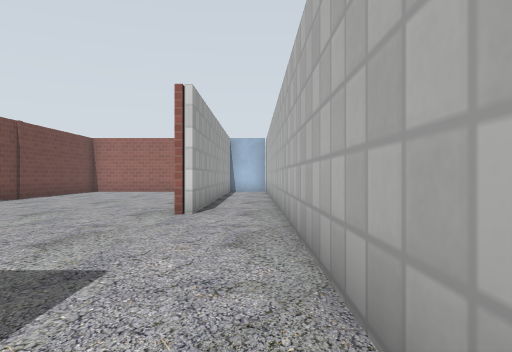
view 1 (above)

13 first-person views from a walk through a world built for the Gazebo simulator. The camera is 0.72 m above the floor, looks level and sees 70° across. The floor is counted in squares, 1 m on a side. Each view is taken from the middle of a square. On the plan, view 1 faces up. The plan holds only what a view shows up to about 11 squares ahead; the rest is blank. Gazebo's built-in surfaces are drawn with simple patterns.

view 2
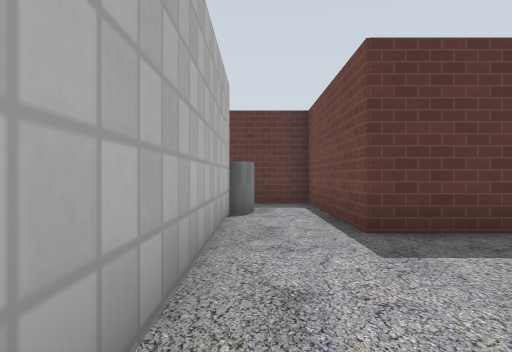

view 3
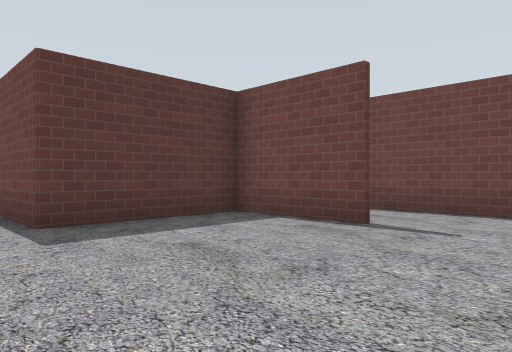

view 4
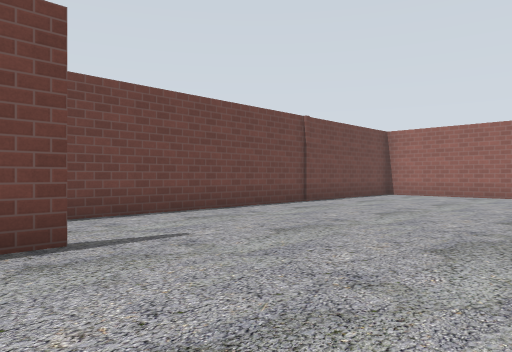

view 5
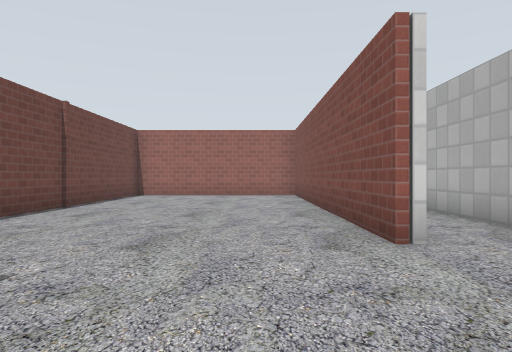

view 6
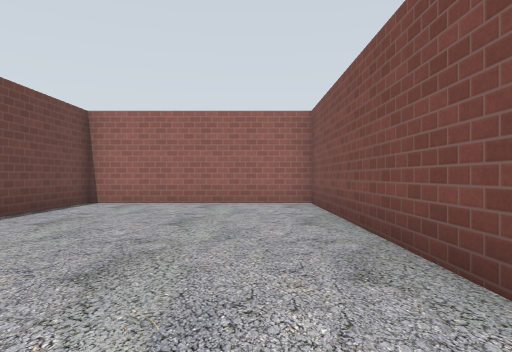

view 7
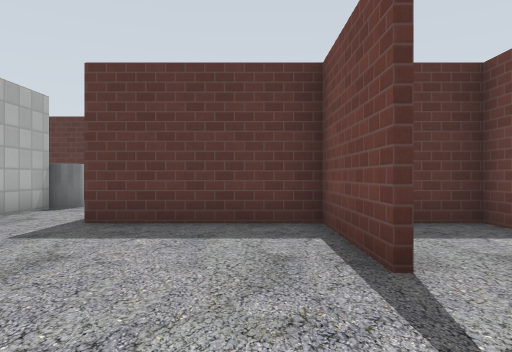

view 8
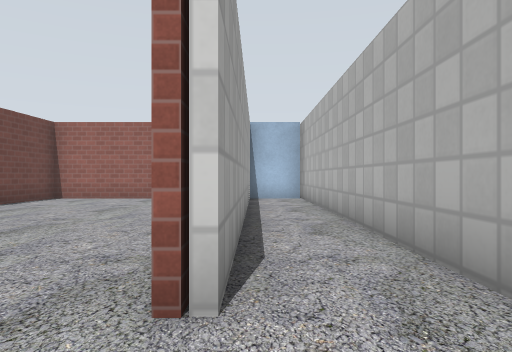

view 9
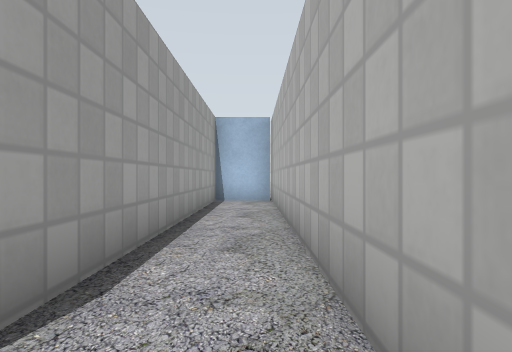

view 10
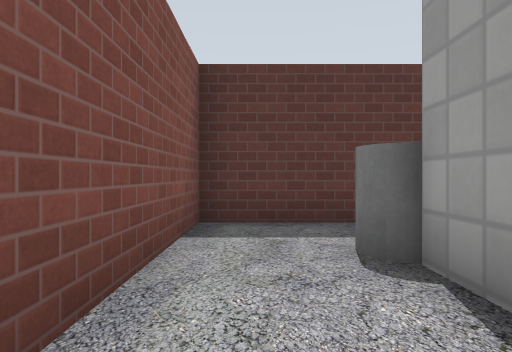

view 11
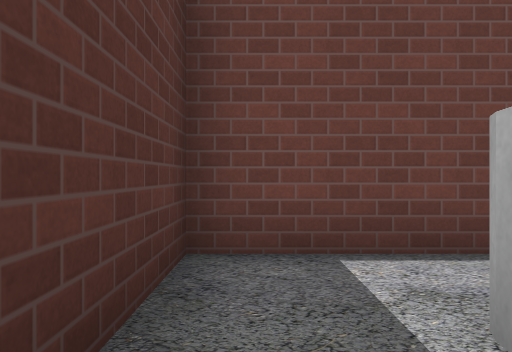

view 12
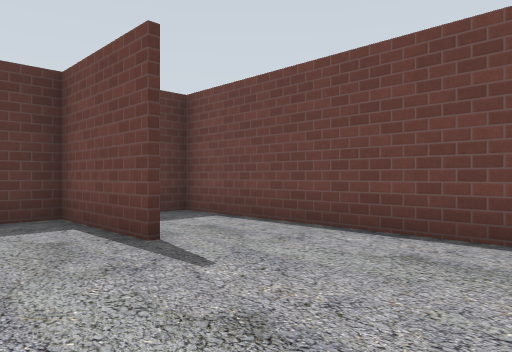

view 13
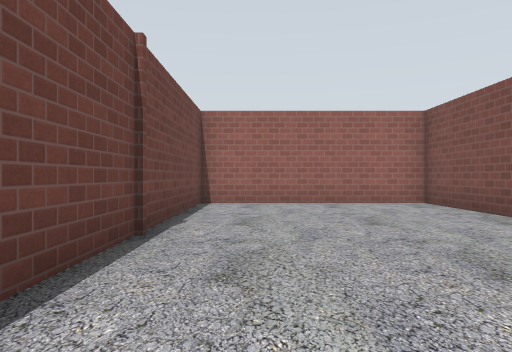

### Floor plan
Ten units are one square. View 1 is at (0, 0); x grows to the right and y downward. Boxes are objects, and circles mark ways between rooms. Rooms are numbered by the first view taken in them; rooms with no view inside come last. Other rooms are left out.
<svg viewBox="-80 -172 145 213">
<path fill="none" stroke="#000" d="M5 4 5 -16M-14 -14 -14 36 29 36 29 4M-50 -44 -50 -14 -14 -14M5 -16 5 -167 -12 -167 -12 -69 -15 -69 -15 -167 -75 -167 -75 -14 -64 -14M29 4 29 -8M7 -1 7 5"/>
<rect x="-5" y="5" width="20" height="20" fill="#bbb"><title>grey cylinder</title></rect>
<circle cx="-5" cy="-5" r="3" fill="#2a7"/>
<circle cx="20" cy="-5" r="3" fill="#2a7"/>
<text x="0" y="10">1</text>
<text x="-40" y="-90">2</text>
<text x="60" y="-10">3</text>
</svg>
Room 1 opens to room 2. Room 1 opens to room 3.

Where each view was taken, in squares from view 1:
view 1: 0 up, 0 right, facing up
view 2: 6 up, 0 right, facing down
view 3: 7 up, 0 right, facing down-left
view 4: 3 up, 1 left, facing up-left
view 5: 3 up, 3 left, facing up
view 6: 7 up, 3 left, facing up
view 7: 7 up, 4 left, facing down
view 8: 5 up, 1 left, facing up
view 9: 6 up, 0 right, facing up
view 10: 2 up, 2 right, facing down
view 11: 3 down, 2 right, facing left
view 12: 8 up, 3 left, facing down-left
view 13: 7 up, 6 left, facing up
